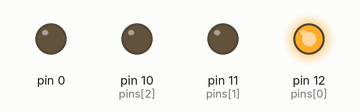
Recording of a sketch running on a simulated Arduino Uno, built with avr-gcc and run on an emulated ATmega328P. Shown: output pins drawn as LEDs (lit = HIGH).

Above: at 5.0 s.
At 10.5 s:
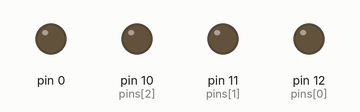
At 16.2 s:
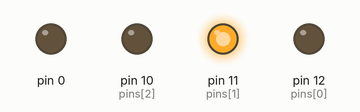
At 21.5 s:
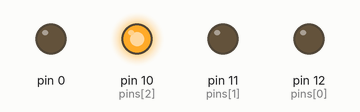
Timing chart, 0 to 34.5 s (numbered marks = the images above):
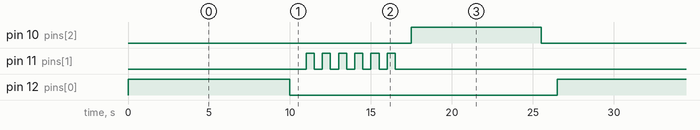

Measured:
- by itself, pin 10 (pins[2]): alternates HIGH for 8.0 s and LOW for 18.5 s
- by itself, pin 11 (pins[1]): repeats every 26.5 s: 5 × (LOW 0.50 s, HIGH 0.50 s), LOW 21.0 s, HIGH 0.50 s
- by itself, pin 12 (pins[0]): alternates HIGH for 10.0 s and LOW for 16.5 s

The sketch:

P6.ino
```cpp
/*
  Pins variable.
*/
const int pins[] = {
  12, // GREEN
  11, // YELLOW
  10  // RED
};
/*
  Time delay variables.
*/
int waitTimeV = 10000,
    waitTimeA = 500,
    waitTimeR = 8000;

/*
    This is the setup function where we
  have to set the pin modes.
*/
void setup() {
  for(int i = 0; i < sizeof(pins); i++)
    pinMode(pins[i], OUTPUT);
}

/*
    Pretty much the function that repeats
  indefinitely.
*/
void loop() {
  digitalWrite(pins[0], HIGH);
  delay(waitTimeV);
  digitalWrite(pins[0], LOW);
  delay(1000);
  for(int i = 0; i <= 5; i++) {
    digitalWrite(pins[1], HIGH);
    delay(waitTimeA);
    digitalWrite(pins[1], LOW);
    delay((i==5)?1000:waitTimeA);
  }
  digitalWrite(pins[2], HIGH);
  delay(waitTimeR);
  digitalWrite(pins[2], LOW);
  delay(1000);
}
```
